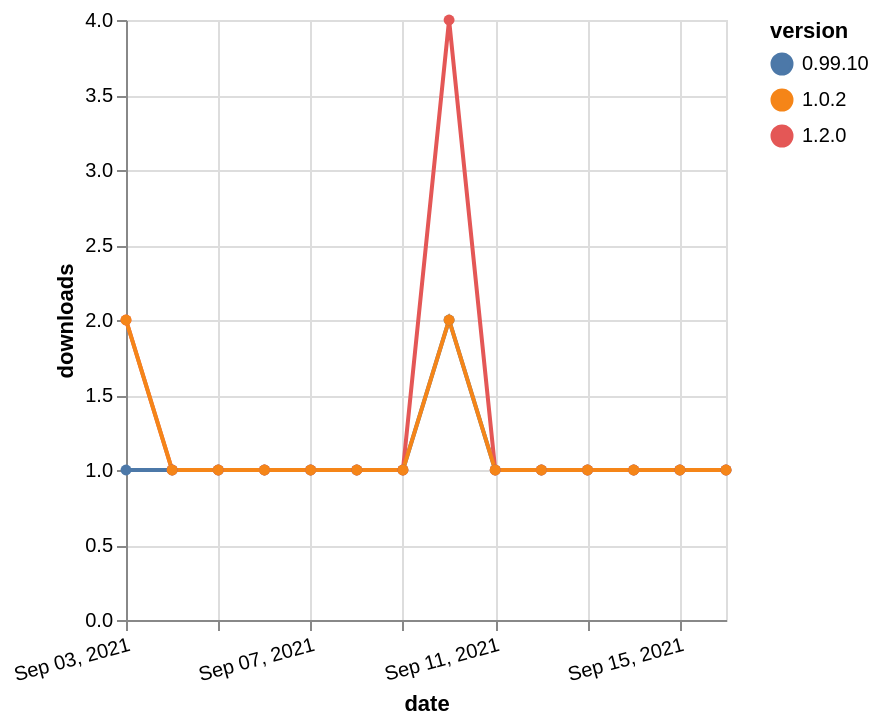

The specification (Vega-Lite) saved for this image:
### Vega-Lite specification from a JSON file in a GitHub repository (floating-point values rounded to 4 significant figures)
{"$schema": "https://vega.github.io/schema/vega-lite/v5.json", "description": "A simple bar chart with embedded data.", "data": {"values": [{"date": "2021-09-03", "total": 147, "delta": 1, "version": "0.99.10"}, {"date": "2021-09-04", "total": 148, "delta": 1, "version": "0.99.10"}, {"date": "2021-09-05", "total": 149, "delta": 1, "version": "0.99.10"}, {"date": "2021-09-06", "total": 150, "delta": 1, "version": "0.99.10"}, {"date": "2021-09-07", "total": 151, "delta": 1, "version": "0.99.10"}, {"date": "2021-09-08", "total": 152, "delta": 1, "version": "0.99.10"}, {"date": "2021-09-09", "total": 153, "delta": 1, "version": "0.99.10"}, {"date": "2021-09-10", "total": 155, "delta": 2, "version": "0.99.10"}, {"date": "2021-09-11", "total": 156, "delta": 1, "version": "0.99.10"}, {"date": "2021-09-12", "total": 157, "delta": 1, "version": "0.99.10"}, {"date": "2021-09-13", "total": 158, "delta": 1, "version": "0.99.10"}, {"date": "2021-09-14", "total": 159, "delta": 1, "version": "0.99.10"}, {"date": "2021-09-15", "total": 160, "delta": 1, "version": "0.99.10"}, {"date": "2021-09-16", "total": 161, "delta": 1, "version": "0.99.10"}, {"date": "2021-09-03", "total": 115, "delta": 2, "version": "1.2.0"}, {"date": "2021-09-04", "total": 116, "delta": 1, "version": "1.2.0"}, {"date": "2021-09-05", "total": 117, "delta": 1, "version": "1.2.0"}, {"date": "2021-09-06", "total": 118, "delta": 1, "version": "1.2.0"}, {"date": "2021-09-07", "total": 119, "delta": 1, "version": "1.2.0"}, {"date": "2021-09-08", "total": 120, "delta": 1, "version": "1.2.0"}, {"date": "2021-09-09", "total": 121, "delta": 1, "version": "1.2.0"}, {"date": "2021-09-10", "total": 125, "delta": 4, "version": "1.2.0"}, {"date": "2021-09-11", "total": 126, "delta": 1, "version": "1.2.0"}, {"date": "2021-09-12", "total": 127, "delta": 1, "version": "1.2.0"}, {"date": "2021-09-13", "total": 128, "delta": 1, "version": "1.2.0"}, {"date": "2021-09-14", "total": 129, "delta": 1, "version": "1.2.0"}, {"date": "2021-09-15", "total": 130, "delta": 1, "version": "1.2.0"}, {"date": "2021-09-16", "total": 131, "delta": 1, "version": "1.2.0"}, {"date": "2021-09-03", "total": 125, "delta": 2, "version": "1.0.2"}, {"date": "2021-09-04", "total": 126, "delta": 1, "version": "1.0.2"}, {"date": "2021-09-05", "total": 127, "delta": 1, "version": "1.0.2"}, {"date": "2021-09-06", "total": 128, "delta": 1, "version": "1.0.2"}, {"date": "2021-09-07", "total": 129, "delta": 1, "version": "1.0.2"}, {"date": "2021-09-08", "total": 130, "delta": 1, "version": "1.0.2"}, {"date": "2021-09-09", "total": 131, "delta": 1, "version": "1.0.2"}, {"date": "2021-09-10", "total": 133, "delta": 2, "version": "1.0.2"}, {"date": "2021-09-11", "total": 134, "delta": 1, "version": "1.0.2"}, {"date": "2021-09-12", "total": 135, "delta": 1, "version": "1.0.2"}, {"date": "2021-09-13", "total": 136, "delta": 1, "version": "1.0.2"}, {"date": "2021-09-14", "total": 137, "delta": 1, "version": "1.0.2"}, {"date": "2021-09-15", "total": 138, "delta": 1, "version": "1.0.2"}, {"date": "2021-09-16", "total": 139, "delta": 1, "version": "1.0.2"}]}, "width": "container", "mark": {"type": "line", "point": {"filled": true}}, "encoding": {"x": {"field": "date", "type": "temporal", "timeUnit": "yearmonthdate", "title": "date", "axis": {"labelAngle": -15}}, "y": {"field": "delta", "type": "quantitative", "title": "downloads"}, "color": {"field": "version", "type": "nominal"}, "tooltip": {"field": "delta"}}}
